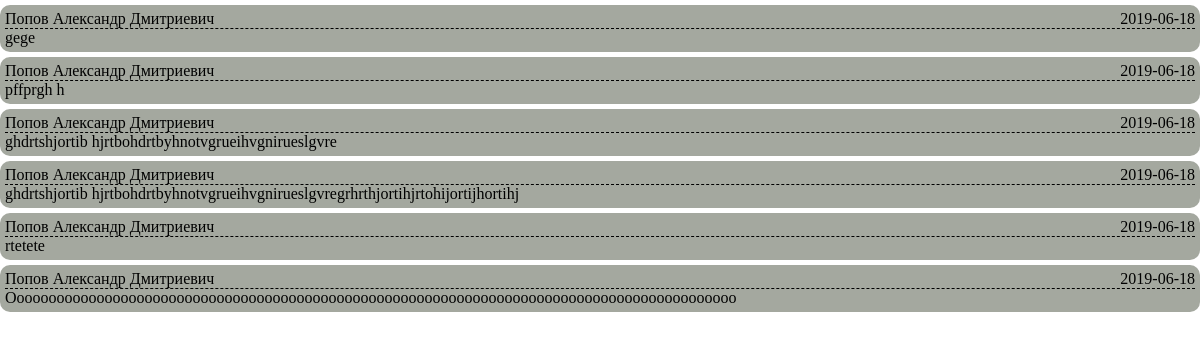
The page /chat/messages.php on the database its author committed.
### tables this page shows
CREATE TABLE `messagesall` (
  `id_message` int(11) NOT NULL,
  `text` text NOT NULL,
  `userName` varchar(50) NOT NULL,
  `userRole` varchar(15) NOT NULL,
  `date` date NOT NULL
);

### chat/messages.php (the view, shortened to what this page needs)
<?
    require_once "../php/connection.php";
?>
<!DOCTYPE html>
<html>
<head>
    <link rel="stylesheet" href="styles/styleMessages.css">
</head>
<body>
    <?
        $query = "SELECT * FROM messagesall";
        $result = mysqli_query($link, $query);
        while ($info = mysqli_fetch_row($result))
        {
            echo "<div id='message'>";
                echo "<div id='nameAndDate'>";
                    echo "<p id='name'> $info[2] </p>";
                    echo "<p id='date'> $info[4] </p>";
                echo "</div>";
                echo "<p id='messageText'> $info[1] </p>";
            echo "</div>";
        }
    ?>
</body>
</html>

### chat/styles/styleMessages.css (style rules this page uses)
* { margin: 0px; padding: 0px; }
html, body { height: 100%; }
body { background-color: white; }
#message { background-color: #a4a89f; border-radius: 10px; padding: 5px; margin-top: 5px; }
#nameAndDate { display: flex; flex-direction: row; justify-content: space-between; border-bottom: 1px dashed black; }
#messageText { word-wrap: break-word; }

### rows shown on the page
messagesall: userName "Попов Александр Дмитриевич", date "2019-06-18", text "gege"
messagesall: userName "Попов Александр Дмитриевич", date "2019-06-18", text "pffprgh h"
messagesall: userName "Попов Александр Дмитриевич", date "2019-06-18", text "ghdrtshjortib hjrtbohdrtbyhnotvgrueihvgnirueslgvre"
messagesall: userName "Попов Александр Дмитриевич", date "2019-06-18", text "ghdrtshjortib hjrtbohdrtbyhnotvgrueihvgnirueslgvregrhrthjortihjrtohijortijhortihj"
messagesall: userName "Попов Александр Дмитриевич", date "2019-06-18", text "rtetete"
messagesall: userName "Попов Александр Дмитриевич", date "2019-06-18", text "Ооооооооооооооооооооооооооооооооооооооооооооооооооооооооооооооооооооооооооооооооооооооооооо"
